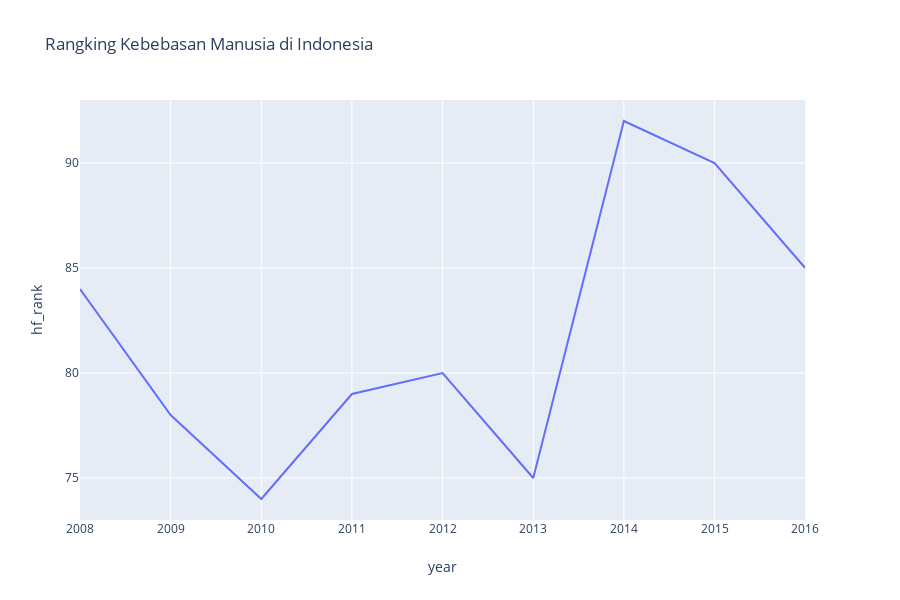

Notebook cell for this chart:
### Markdown cell above
## Line Chart

### Code cell
didn = df[df['countries'] == 'Indonesia']

fig = px.line(didn, x="year", y="hf_rank", title="Rangking Kebebasan Manusia di Indonesia")
fig.show()

### Figure 1 — Plotly figure (JSON) as saved in the notebook; plotly's stock layout.template omitted (floating-point values rounded to 4 significant figures)
{"data": [{"hoverlabel": {"namelength": 0}, "hovertemplate": "year=%{x}<br>hf_rank=%{y}", "legendgroup": "", "line": {"color": "#636efa", "dash": "solid"}, "mode": "lines", "name": "", "showlegend": false, "type": "scatter", "x": [2016, 2015, 2014, 2013, 2012, 2011, 2010, 2009, 2008], "xaxis": "x", "y": [85, 90, 92, 75, 80, 79, 74, 78, 84], "yaxis": "y"}], "layout": {"height": 600, "legend": {"tracegroupgap": 0}, "title": {"text": "Rangking Kebebasan Manusia di Indonesia"}, "xaxis": {"anchor": "y", "domain": [0, 0.98], "title": {"text": "year"}}, "yaxis": {"anchor": "x", "domain": [0, 1], "title": {"text": "hf_rank"}}}}
